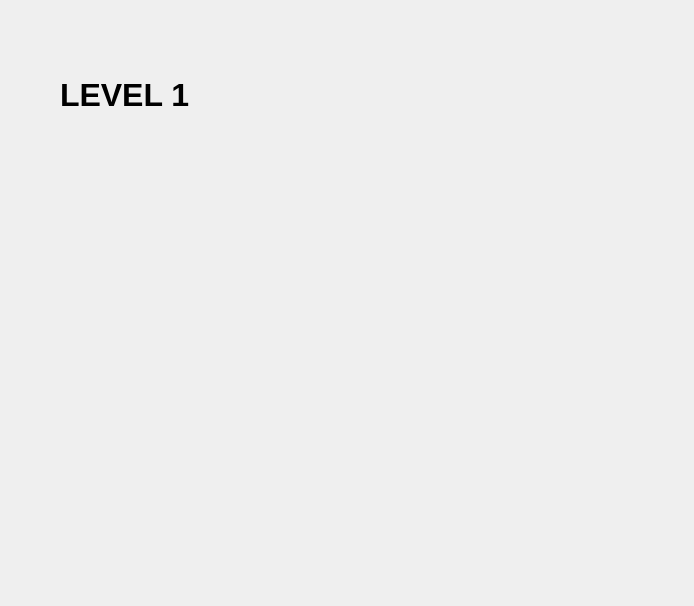
<?xml version="1.0" encoding="UTF-8"?>
<ui version="4.0">
 <class>gameboard</class>
 <widget class="QWidget" name="gameboard">
  <property name="geometry">
   <rect>
    <x>0</x>
    <y>0</y>
    <width>694</width>
    <height>606</height>
   </rect>
  </property>
  <property name="windowTitle">
   <string>Form</string>
  </property>
  <widget class="QWidget" name="gridLayoutWidget">
   <property name="geometry">
    <rect>
     <x>40</x>
     <y>170</y>
     <width>613</width>
     <height>411</height>
    </rect>
   </property>
   <layout class="QGridLayout" name="gridLayout">
    <item row="0" column="3">
     <widget class="QLabel" name="label_44">
      <property name="text">
       <string/>
      </property>
      <property name="pixmap">
       <pixmap resource="images.qrc">:/image/scatfood.jpg</pixmap>
      </property>
     </widget>
    </item>
    <item row="2" column="6">
     <widget class="QLabel" name="label_22">
      <property name="text">
       <string/>
      </property>
      <property name="pixmap">
       <pixmap resource="images.qrc">:/image/scatfood.jpg</pixmap>
      </property>
     </widget>
    </item>
    <item row="3" column="8">
     <widget class="QLabel" name="label_29">
      <property name="text">
       <string/>
      </property>
      <property name="pixmap">
       <pixmap resource="images.qrc">:/image/scatfood.jpg</pixmap>
      </property>
     </widget>
    </item>
    <item row="2" column="3">
     <widget class="QLabel" name="label_31">
      <property name="text">
       <string/>
      </property>
      <property name="pixmap">
       <pixmap resource="images.qrc">:/image/scatfood.jpg</pixmap>
      </property>
     </widget>
    </item>
    <item row="3" column="3">
     <widget class="QLabel" name="label_46">
      <property name="text">
       <string/>
      </property>
      <property name="pixmap">
       <pixmap resource="images.qrc">:/image/smouse.jpg</pixmap>
      </property>
     </widget>
    </item>
    <item row="1" column="2">
     <widget class="QLabel" name="label_42">
      <property name="text">
       <string/>
      </property>
      <property name="pixmap">
       <pixmap resource="images.qrc">:/image/scatfood.jpg</pixmap>
      </property>
     </widget>
    </item>
    <item row="4" column="3">
     <widget class="QLabel" name="label_47">
      <property name="text">
       <string/>
      </property>
      <property name="pixmap">
       <pixmap resource="images.qrc">:/image/scatfood.jpg</pixmap>
      </property>
     </widget>
    </item>
    <item row="4" column="7">
     <widget class="QLabel" name="label_25">
      <property name="text">
       <string/>
      </property>
      <property name="pixmap">
       <pixmap resource="images.qrc">:/image/smouse.jpg</pixmap>
      </property>
     </widget>
    </item>
    <item row="2" column="4">
     <widget class="QLabel" name="label_11">
      <property name="text">
       <string/>
      </property>
      <property name="pixmap">
       <pixmap resource="images.qrc">:/image/scatfood.jpg</pixmap>
      </property>
     </widget>
    </item>
    <item row="5" column="0">
     <widget class="QLabel" name="label_32">
      <property name="text">
       <string/>
      </property>
      <property name="pixmap">
       <pixmap resource="images.qrc">:/image/smouse.jpg</pixmap>
      </property>
     </widget>
    </item>
    <item row="1" column="3">
     <widget class="QLabel" name="label_45">
      <property name="text">
       <string/>
      </property>
      <property name="pixmap">
       <pixmap resource="images.qrc">:/image/scatfood.jpg</pixmap>
      </property>
     </widget>
    </item>
    <item row="1" column="8">
     <widget class="QLabel" name="label_27">
      <property name="text">
       <string/>
      </property>
      <property name="pixmap">
       <pixmap resource="images.qrc">:/image/scatfood.jpg</pixmap>
      </property>
     </widget>
    </item>
    <item row="3" column="7">
     <widget class="QLabel" name="label_24">
      <property name="text">
       <string/>
      </property>
      <property name="pixmap">
       <pixmap resource="images.qrc">:/image/scatfood.jpg</pixmap>
      </property>
     </widget>
    </item>
    <item row="0" column="7">
     <widget class="QLabel" name="label_5">
      <property name="text">
       <string/>
      </property>
      <property name="pixmap">
       <pixmap resource="images.qrc">:/image/scatfood.jpg</pixmap>
      </property>
     </widget>
    </item>
    <item row="1" column="5">
     <widget class="QLabel" name="label_8">
      <property name="text">
       <string/>
      </property>
      <property name="pixmap">
       <pixmap resource="images.qrc">:/image/scatfood.jpg</pixmap>
      </property>
     </widget>
    </item>
    <item row="3" column="0">
     <widget class="QLabel" name="label_15">
      <property name="text">
       <string/>
      </property>
      <property name="pixmap">
       <pixmap resource="images.qrc">:/image/scatfood.jpg</pixmap>
      </property>
     </widget>
    </item>
    <item row="2" column="8">
     <widget class="QLabel" name="label_28">
      <property name="text">
       <string/>
      </property>
      <property name="pixmap">
       <pixmap resource="images.qrc">:/image/scatfood.jpg</pixmap>
      </property>
     </widget>
    </item>
    <item row="4" column="4">
     <widget class="QLabel" name="label_13">
      <property name="text">
       <string/>
      </property>
      <property name="pixmap">
       <pixmap resource="images.qrc">:/image/scatfood.jpg</pixmap>
      </property>
     </widget>
    </item>
    <item row="2" column="7">
     <widget class="QLabel" name="label_23">
      <property name="text">
       <string/>
      </property>
      <property name="pixmap">
       <pixmap resource="images.qrc">:/image/scatfood.jpg</pixmap>
      </property>
     </widget>
    </item>
    <item row="4" column="5">
     <widget class="QLabel" name="label_17">
      <property name="text">
       <string/>
      </property>
      <property name="pixmap">
       <pixmap resource="images.qrc">:/image/scatfood.jpg</pixmap>
      </property>
     </widget>
    </item>
    <item row="2" column="1">
     <widget class="QLabel" name="label_35">
      <property name="text">
       <string/>
      </property>
      <property name="pixmap">
       <pixmap resource="images.qrc">:/image/smouse.jpg</pixmap>
      </property>
     </widget>
    </item>
    <item row="2" column="2">
     <widget class="QLabel" name="label_33">
      <property name="text">
       <string/>
      </property>
      <property name="pixmap">
       <pixmap resource="images.qrc">:/image/scatfood.jpg</pixmap>
      </property>
     </widget>
    </item>
    <item row="1" column="0">
     <widget class="QLabel" name="label_6">
      <property name="text">
       <string/>
      </property>
      <property name="pixmap">
       <pixmap resource="images.qrc">:/image/scatfood.jpg</pixmap>
      </property>
     </widget>
    </item>
    <item row="4" column="0">
     <widget class="QLabel" name="label_16">
      <property name="text">
       <string/>
      </property>
      <property name="pixmap">
       <pixmap resource="images.qrc">:/image/scatfood.jpg</pixmap>
      </property>
     </widget>
    </item>
    <item row="0" column="4">
     <widget class="QLabel" name="l_start">
      <property name="text">
       <string/>
      </property>
      <property name="pixmap">
       <pixmap resource="images.qrc">:/image/scatfood.jpg</pixmap>
      </property>
     </widget>
    </item>
    <item row="1" column="7">
     <widget class="QLabel" name="label_10">
      <property name="text">
       <string/>
      </property>
      <property name="pixmap">
       <pixmap resource="images.qrc">:/image/scatfood.jpg</pixmap>
      </property>
     </widget>
    </item>
    <item row="5" column="2">
     <widget class="QLabel" name="label_41">
      <property name="text">
       <string/>
      </property>
      <property name="pixmap">
       <pixmap resource="images.qrc">:/image/scatfood.jpg</pixmap>
      </property>
     </widget>
    </item>
    <item row="1" column="1">
     <widget class="QLabel" name="label_30">
      <property name="text">
       <string/>
      </property>
      <property name="pixmap">
       <pixmap resource="images.qrc">:/image/scatfood.jpg</pixmap>
      </property>
     </widget>
    </item>
    <item row="3" column="1">
     <widget class="QLabel" name="label_36">
      <property name="text">
       <string/>
      </property>
      <property name="pixmap">
       <pixmap resource="images.qrc">:/image/scatfood.jpg</pixmap>
      </property>
     </widget>
    </item>
    <item row="4" column="2">
     <widget class="QLabel" name="label_40">
      <property name="text">
       <string/>
      </property>
      <property name="pixmap">
       <pixmap resource="images.qrc">:/image/scatfood.jpg</pixmap>
      </property>
     </widget>
    </item>
    <item row="2" column="5">
     <widget class="QLabel" name="label_19">
      <property name="text">
       <string/>
      </property>
      <property name="pixmap">
       <pixmap resource="images.qrc">:/image/scatfood.jpg</pixmap>
      </property>
     </widget>
    </item>
    <item row="1" column="4">
     <widget class="QLabel" name="label_7">
      <property name="text">
       <string/>
      </property>
      <property name="pixmap">
       <pixmap resource="images.qrc">:/image/scatfood.jpg</pixmap>
      </property>
     </widget>
    </item>
    <item row="3" column="4">
     <widget class="QLabel" name="label_12">
      <property name="text">
       <string/>
      </property>
      <property name="pixmap">
       <pixmap resource="images.qrc">:/image/scatfood.jpg</pixmap>
      </property>
     </widget>
    </item>
    <item row="0" column="1">
     <widget class="QLabel" name="label_34">
      <property name="text">
       <string/>
      </property>
      <property name="pixmap">
       <pixmap resource="images.qrc">:/image/scatfood.jpg</pixmap>
      </property>
     </widget>
    </item>
    <item row="3" column="2">
     <widget class="QLabel" name="label_39">
      <property name="text">
       <string/>
      </property>
      <property name="pixmap">
       <pixmap resource="images.qrc">:/image/scatfood.jpg</pixmap>
      </property>
     </widget>
    </item>
    <item row="0" column="2">
     <widget class="QLabel" name="label_43">
      <property name="text">
       <string/>
      </property>
      <property name="pixmap">
       <pixmap resource="images.qrc">:/image/scatfood.jpg</pixmap>
      </property>
     </widget>
    </item>
    <item row="3" column="5">
     <widget class="QLabel" name="label_18">
      <property name="text">
       <string/>
      </property>
      <property name="pixmap">
       <pixmap resource="images.qrc">:/image/scatfood.jpg</pixmap>
      </property>
     </widget>
    </item>
    <item row="5" column="3">
     <widget class="QLabel" name="label_48">
      <property name="text">
       <string/>
      </property>
      <property name="pixmap">
       <pixmap resource="images.qrc">:/image/scatfood.jpg</pixmap>
      </property>
     </widget>
    </item>
    <item row="5" column="1">
     <widget class="QLabel" name="label_38">
      <property name="text">
       <string/>
      </property>
      <property name="pixmap">
       <pixmap resource="images.qrc">:/image/scatfood.jpg</pixmap>
      </property>
     </widget>
    </item>
    <item row="4" column="6">
     <widget class="QLabel" name="label_21">
      <property name="text">
       <string/>
      </property>
      <property name="pixmap">
       <pixmap resource="images.qrc">:/image/scatfood.jpg</pixmap>
      </property>
     </widget>
    </item>
    <item row="1" column="6">
     <widget class="QLabel" name="label_9">
      <property name="text">
       <string/>
      </property>
      <property name="pixmap">
       <pixmap resource="images.qrc">:/image/smouse.jpg</pixmap>
      </property>
     </widget>
    </item>
    <item row="0" column="8">
     <widget class="QLabel" name="label_26">
      <property name="text">
       <string/>
      </property>
      <property name="pixmap">
       <pixmap resource="images.qrc">:/image/scatfood.jpg</pixmap>
      </property>
     </widget>
    </item>
    <item row="0" column="6">
     <widget class="QLabel" name="label_4">
      <property name="text">
       <string/>
      </property>
      <property name="pixmap">
       <pixmap resource="images.qrc">:/image/scatfood.jpg</pixmap>
      </property>
     </widget>
    </item>
    <item row="4" column="1">
     <widget class="QLabel" name="label_37">
      <property name="text">
       <string/>
      </property>
      <property name="pixmap">
       <pixmap resource="images.qrc">:/image/scatfood.jpg</pixmap>
      </property>
     </widget>
    </item>
    <item row="3" column="6">
     <widget class="QLabel" name="label_20">
      <property name="text">
       <string/>
      </property>
      <property name="pixmap">
       <pixmap resource="images.qrc">:/image/scatfood.jpg</pixmap>
      </property>
     </widget>
    </item>
    <item row="0" column="0">
     <widget class="QLabel" name="label_3">
      <property name="text">
       <string/>
      </property>
      <property name="pixmap">
       <pixmap resource="images.qrc">:/image/scharlie.jpg</pixmap>
      </property>
     </widget>
    </item>
    <item row="2" column="0">
     <widget class="QLabel" name="label_14">
      <property name="text">
       <string/>
      </property>
      <property name="pixmap">
       <pixmap resource="images.qrc">:/image/scatfood.jpg</pixmap>
      </property>
     </widget>
    </item>
    <item row="0" column="5">
     <widget class="QLabel" name="label">
      <property name="text">
       <string/>
      </property>
      <property name="pixmap">
       <pixmap resource="images.qrc">:/image/scatfood.jpg</pixmap>
      </property>
     </widget>
    </item>
    <item row="5" column="4">
     <widget class="QLabel" name="label_49">
      <property name="text">
       <string/>
      </property>
      <property name="pixmap">
       <pixmap resource="images.qrc">:/image/scatfood.jpg</pixmap>
      </property>
     </widget>
    </item>
    <item row="5" column="5">
     <widget class="QLabel" name="label_50">
      <property name="text">
       <string/>
      </property>
      <property name="pixmap">
       <pixmap resource="images.qrc">:/image/scatfood.jpg</pixmap>
      </property>
     </widget>
    </item>
    <item row="5" column="6">
     <widget class="QLabel" name="label_51">
      <property name="text">
       <string/>
      </property>
      <property name="pixmap">
       <pixmap resource="images.qrc">:/image/scatfood.jpg</pixmap>
      </property>
     </widget>
    </item>
    <item row="5" column="7">
     <widget class="QLabel" name="label_52">
      <property name="text">
       <string/>
      </property>
      <property name="pixmap">
       <pixmap resource="images.qrc">:/image/scatfood.jpg</pixmap>
      </property>
     </widget>
    </item>
    <item row="5" column="8">
     <widget class="QLabel" name="label_53">
      <property name="text">
       <string/>
      </property>
      <property name="pixmap">
       <pixmap resource="images.qrc">:/image/scatfood.jpg</pixmap>
      </property>
     </widget>
    </item>
    <item row="4" column="8">
     <widget class="QLabel" name="label_54">
      <property name="text">
       <string/>
      </property>
      <property name="pixmap">
       <pixmap resource="images.qrc">:/image/scatfood.jpg</pixmap>
      </property>
     </widget>
    </item>
   </layout>
  </widget>
  <widget class="QWidget" name="horizontalLayoutWidget">
   <property name="geometry">
    <rect>
     <x>300</x>
     <y>10</y>
     <width>336</width>
     <height>152</height>
    </rect>
   </property>
   <layout class="QHBoxLayout" name="horizontalLayout">
    <item>
     <widget class="QLabel" name="life1">
      <property name="text">
       <string/>
      </property>
      <property name="pixmap">
       <pixmap resource="images.qrc">:/image/charlielife.jpg</pixmap>
      </property>
     </widget>
    </item>
    <item>
     <widget class="QLabel" name="life2">
      <property name="text">
       <string/>
      </property>
      <property name="pixmap">
       <pixmap resource="images.qrc">:/image/charlielife.jpg</pixmap>
      </property>
     </widget>
    </item>
    <item>
     <widget class="QLabel" name="life3">
      <property name="text">
       <string/>
      </property>
      <property name="pixmap">
       <pixmap resource="images.qrc">:/image/charlielife.jpg</pixmap>
      </property>
     </widget>
    </item>
   </layout>
  </widget>
  <widget class="QLabel" name="level">
   <property name="geometry">
    <rect>
     <x>60</x>
     <y>70</y>
     <width>191</width>
     <height>51</height>
    </rect>
   </property>
   <property name="text">
    <string>&lt;html&gt;&lt;head/&gt;&lt;body&gt;&lt;p&gt;&lt;span style=&quot; font-size:24pt; font-weight:600;&quot;&gt;LEVEL 1&lt;/span&gt;&lt;/p&gt;&lt;/body&gt;&lt;/html&gt;</string>
   </property>
  </widget>
 </widget>
 <resources>
  <include location="images.qrc"/>
 </resources>
 <connections/>
</ui>
